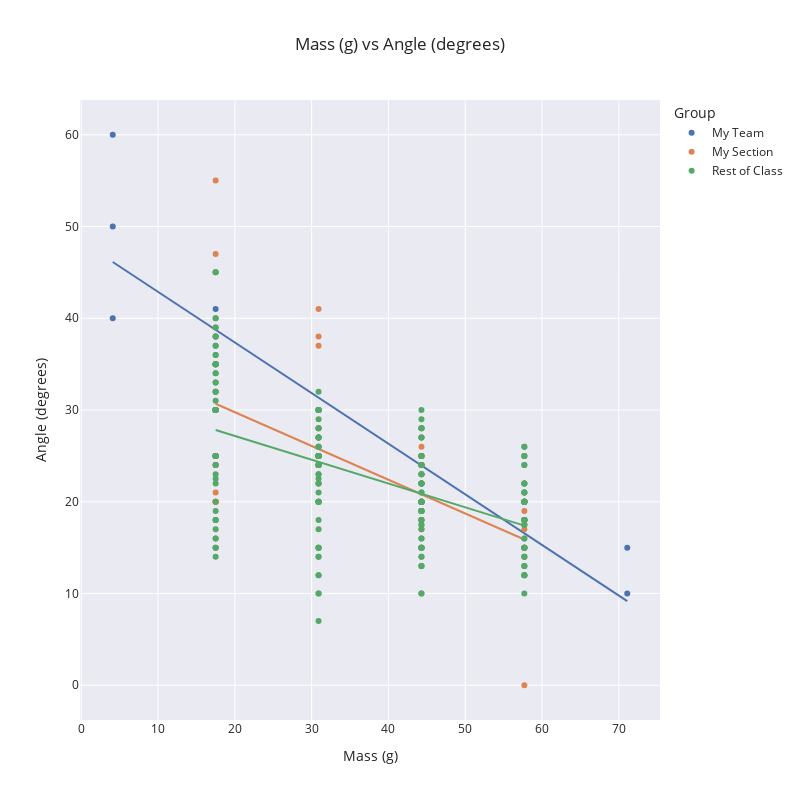
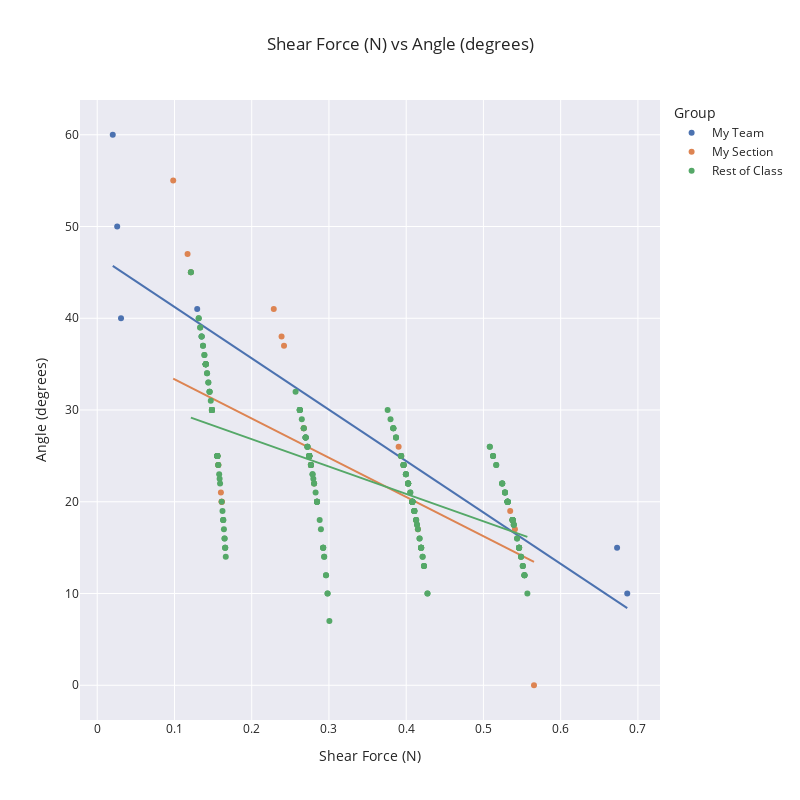

Notebook source saved alongside these figures, in order:
### Markdown cell above
## Visualizae the Data

### Code cell


### Figure 1 — Plotly figure (JSON) as saved in the notebook; plotly's stock layout.template omitted (floating-point values rounded to 4 significant figures; data arrays with more than 128 entries replaced by an {"elided": "..."} marker saying what was removed)
{"data": [{"hovertemplate": "Group=My Team<br>Mass (g)=%{x}<br>Angle (degrees)=%{y}<extra></extra>", "legendgroup": "My Team", "marker": {"color": "rgb(76,114,176)", "symbol": "circle"}, "mode": "markers", "name": "My Team", "orientation": "v", "showlegend": true, "type": "scatter", "x": [4.1, 4.1, 4.1, 17.5, 17.5, 17.5, 30.9, 30.9, 30.9, 44.3, 71.1, 71.1], "xaxis": "x", "y": [40, 50, 60, 35, 38, 41, 25, 25, 27, 25, 15, 10], "yaxis": "y"}, {"hovertemplate": "<b>OLS trendline</b><br>Angle (degrees) = -0.551574 * Mass (g) + 48.3951<br>R<sup>2</sup>=0.821446<br><br>Group=My Team<br>Mass (g)=%{x}<br>Angle (degrees)=%{y} <b>(trend)</b><extra></extra>", "legendgroup": "My Team", "marker": {"color": "rgb(76,114,176)", "symbol": "circle"}, "mode": "lines", "name": "My Team", "showlegend": false, "type": "scatter", "x": [4.1, 4.1, 4.1, 17.5, 17.5, 17.5, 30.9, 30.9, 30.9, 44.3, 71.1, 71.1], "xaxis": "x", "y": [46.13, 46.13, 46.13, 38.74, 38.74, 38.74, 31.35, 31.35, 31.35, 23.96, 9.178, 9.178], "yaxis": "y"}, {"hovertemplate": "Group=My Section<br>Mass (g)=%{x}<br>Angle (degrees)=%{y}<extra></extra>", "legendgroup": "My Section", "marker": {"color": "rgb(221,132,82)", "symbol": "circle"}, "mode": "markers", "name": "My Section", "orientation": "v", "showlegend": true, "type": "scatter", "x": [17.5, 17.5, 17.5, 30.9, 30.9, 30.9, 44.3, 44.3, 44.3, 17.5, 17.5, 17.5, 30.9, 30.9, 30.9, 44.3, 44.3, 57.7, 57.7, 57.7, 17.5, 17.5, 17.5, 30.9, 30.9, 30.9, 44.3, 44.3, 44.3, 57.7, 57.7, 57.7, 17.5, 17.5, 17.5, 30.9, 44.3, 57.7, 17.5, 17.5, 17.5, 30.9, 30.9, 30.9, 44.3, 44.3, 44.3], "xaxis": "x", "y": [20, 30, 30, 28, 25, 25, 20, 20, 25, 30, 25, 24, 22, 28, 26, 20, 22, 18, 17, 18, 24, 20, 20, 25, 24, 24, 15, 19, 17, 19, 15, 14, 25, 25, 21, 20, 18, 0, 47, 55, 45, 37, 41, 38, 24, 25, 26], "yaxis": "y"}, {"hovertemplate": "<b>OLS trendline</b><br>Angle (degrees) = -0.368046 * Mass (g) + 37.1226<br>R<sup>2</sup>=0.323039<br><br>Group=My Section<br>Mass (g)=%{x}<br>Angle (degrees)=%{y} <b>(trend)</b><extra></extra>", "legendgroup": "My Section", "marker": {"color": "rgb(221,132,82)", "symbol": "circle"}, "mode": "lines", "name": "My Section", "showlegend": false, "type": "scatter", "x": [17.5, 17.5, 17.5, 17.5, 17.5, 17.5, 17.5, 17.5, 17.5, 17.5, 17.5, 17.5, 17.5, 17.5, 17.5, 30.9, 30.9, 30.9, 30.9, 30.9, 30.9, 30.9, 30.9, 30.9, 30.9, 30.9, 30.9, 30.9, 44.3, 44.3, 44.3, 44.3, 44.3, 44.3, 44.3, 44.3, 44.3, 44.3, 44.3, 44.3, 57.7, 57.7, 57.7, 57.7, 57.7, 57.7, 57.7], "xaxis": "x", "y": [30.68, 30.68, 30.68, 30.68, 30.68, 30.68, 30.68, 30.68, 30.68, 30.68, 30.68, 30.68, 30.68, 30.68, 30.68, 25.75, 25.75, 25.75, 25.75, 25.75, 25.75, 25.75, 25.75, 25.75, 25.75, 25.75, 25.75, 25.75, 20.82, 20.82, 20.82, 20.82, 20.82, 20.82, 20.82, 20.82, 20.82, 20.82, 20.82, 20.82, 15.89, 15.89, 15.89, 15.89, 15.89, 15.89, 15.89], "yaxis": "y"}, {"hovertemplate": "Group=Rest of Class<br>Mass (g)=%{x}<br>Angle (degrees)=%{y}<extra></extra>", "legendgroup": "Rest of Class", "marker": {"color": "rgb(85,168,104)", "symbol": "circle"}, "mode": "markers", "name": "Rest of Class", "orientation": "v", "showlegend": true, "type": "scatter", "x": {"elided": "249 float values"}, "xaxis": "x", "y": {"elided": "249 float values"}, "yaxis": "y"}, {"hovertemplate": "<b>OLS trendline</b><br>Angle (degrees) = -0.259002 * Mass (g) + 32.3451<br>R<sup>2</sup>=0.301396<br><br>Group=Rest of Class<br>Mass (g)=%{x}<br>Angle (degrees)=%{y} <b>(trend)</b><extra></extra>", "legendgroup": "Rest of Class", "marker": {"color": "rgb(85,168,104)", "symbol": "circle"}, "mode": "lines", "name": "Rest of Class", "showlegend": false, "type": "scatter", "x": {"elided": "249 float values"}, "xaxis": "x", "y": {"elided": "249 float values"}, "yaxis": "y"}], "layout": {"height": 800, "legend": {"title": {"text": "Group"}, "tracegroupgap": 0}, "title": {"text": "Mass (g) vs Angle (degrees)"}, "width": 800, "xaxis": {"anchor": "y", "domain": [0, 1], "title": {"text": "Mass (g)"}}, "yaxis": {"anchor": "x", "domain": [0, 1], "title": {"text": "Angle (degrees)"}}}}

### Figure 2 — Plotly figure (JSON) as saved in the notebook; plotly's stock layout.template omitted (floating-point values rounded to 4 significant figures; data arrays with more than 128 entries replaced by an {"elided": "..."} marker saying what was removed)
{"data": [{"hovertemplate": "Group=My Team<br>Shear Force (N)=%{x}<br>Angle (degrees)=%{y}<extra></extra>", "legendgroup": "My Team", "marker": {"color": "rgb(76,114,176)", "symbol": "circle"}, "mode": "markers", "name": "My Team", "orientation": "v", "showlegend": true, "type": "scatter", "x": [0.03078, 0.02583, 0.02009, 0.1405, 0.1351, 0.1294, 0.2744, 0.2744, 0.2698, 0.3935, 0.673, 0.6862], "xaxis": "x", "y": [40, 50, 60, 35, 38, 41, 25, 25, 27, 25, 15, 10], "yaxis": "y"}, {"hovertemplate": "<b>OLS trendline</b><br>Angle (degrees) = -55.9978 * Shear Force (N) + 46.8309<br>R<sup>2</sup>=0.815204<br><br>Group=My Team<br>Shear Force (N)=%{x}<br>Angle (degrees)=%{y} <b>(trend)</b><extra></extra>", "legendgroup": "My Team", "marker": {"color": "rgb(76,114,176)", "symbol": "circle"}, "mode": "lines", "name": "My Team", "showlegend": false, "type": "scatter", "x": [0.02009, 0.02583, 0.03078, 0.1294, 0.1351, 0.1405, 0.2698, 0.2744, 0.2744, 0.3935, 0.673, 0.6862], "xaxis": "x", "y": [45.71, 45.38, 45.11, 39.58, 39.26, 38.96, 31.72, 31.46, 31.46, 24.8, 9.142, 8.406], "yaxis": "y"}, {"hovertemplate": "Group=My Section<br>Shear Force (N)=%{x}<br>Angle (degrees)=%{y}<extra></extra>", "legendgroup": "My Section", "marker": {"color": "rgb(221,132,82)", "symbol": "circle"}, "mode": "markers", "name": "My Section", "orientation": "v", "showlegend": true, "type": "scatter", "x": [0.1612, 0.1485, 0.1485, 0.2674, 0.2744, 0.2744, 0.408, 0.408, 0.3935, 0.1485, 0.1554, 0.1567, 0.2808, 0.2674, 0.2722, 0.408, 0.4025, 0.5378, 0.5408, 0.5378, 0.1567, 0.1612, 0.1612, 0.2744, 0.2766, 0.2766, 0.4193, 0.4105, 0.4152, 0.5347, 0.5462, 0.5487, 0.1554, 0.1554, 0.1601, 0.2846, 0.4129, 0.5655, 0.117, 0.09837, 0.1213, 0.2418, 0.2285, 0.2386, 0.3966, 0.3935, 0.3902], "xaxis": "x", "y": [20, 30, 30, 28, 25, 25, 20, 20, 25, 30, 25, 24, 22, 28, 26, 20, 22, 18, 17, 18, 24, 20, 20, 25, 24, 24, 15, 19, 17, 19, 15, 14, 25, 25, 21, 20, 18, 0, 47, 55, 45, 37, 41, 38, 24, 25, 26], "yaxis": "y"}, {"hovertemplate": "<b>OLS trendline</b><br>Angle (degrees) = -42.756 * Shear Force (N) + 37.6341<br>R<sup>2</sup>=0.428703<br><br>Group=My Section<br>Shear Force (N)=%{x}<br>Angle (degrees)=%{y} <b>(trend)</b><extra></extra>", "legendgroup": "My Section", "marker": {"color": "rgb(221,132,82)", "symbol": "circle"}, "mode": "lines", "name": "My Section", "showlegend": false, "type": "scatter", "x": [0.09837, 0.117, 0.1213, 0.1485, 0.1485, 0.1485, 0.1554, 0.1554, 0.1554, 0.1567, 0.1567, 0.1601, 0.1612, 0.1612, 0.1612, 0.2285, 0.2386, 0.2418, 0.2674, 0.2674, 0.2722, 0.2744, 0.2744, 0.2744, 0.2766, 0.2766, 0.2808, 0.2846, 0.3902, 0.3935, 0.3935, 0.3966, 0.4025, 0.408, 0.408, 0.408, 0.4105, 0.4129, 0.4152, 0.4193, 0.5347, 0.5378, 0.5378, 0.5408, 0.5462, 0.5487, 0.5655], "xaxis": "x", "y": [33.43, 32.63, 32.45, 31.28, 31.28, 31.28, 30.99, 30.99, 30.99, 30.94, 30.94, 30.79, 30.74, 30.74, 30.74, 27.86, 27.43, 27.29, 26.2, 26.2, 26.0, 25.9, 25.9, 25.9, 25.81, 25.81, 25.63, 25.47, 20.95, 20.81, 20.81, 20.68, 20.42, 20.19, 20.19, 20.19, 20.08, 19.98, 19.88, 19.7, 14.77, 14.64, 14.64, 14.51, 14.28, 14.18, 13.46], "yaxis": "y"}, {"hovertemplate": "Group=Rest of Class<br>Shear Force (N)=%{x}<br>Angle (degrees)=%{y}<extra></extra>", "legendgroup": "Rest of Class", "marker": {"color": "rgb(85,168,104)", "symbol": "circle"}, "mode": "markers", "name": "Rest of Class", "orientation": "v", "showlegend": true, "type": "scatter", "x": {"elided": "249 float values"}, "xaxis": "x", "y": {"elided": "249 float values"}, "yaxis": "y"}, {"hovertemplate": "<b>OLS trendline</b><br>Angle (degrees) = -29.8368 * Shear Force (N) + 32.7918<br>R<sup>2</sup>=0.371501<br><br>Group=Rest of Class<br>Shear Force (N)=%{x}<br>Angle (degrees)=%{y} <b>(trend)</b><extra></extra>", "legendgroup": "Rest of Class", "marker": {"color": "rgb(85,168,104)", "symbol": "circle"}, "mode": "lines", "name": "Rest of Class", "showlegend": false, "type": "scatter", "x": {"elided": "249 float values"}, "xaxis": "x", "y": {"elided": "249 float values"}, "yaxis": "y"}], "layout": {"height": 800, "legend": {"title": {"text": "Group"}, "tracegroupgap": 0}, "title": {"text": "Shear Force (N) vs Angle (degrees)"}, "width": 800, "xaxis": {"anchor": "y", "domain": [0, 1], "title": {"text": "Shear Force (N)"}}, "yaxis": {"anchor": "x", "domain": [0, 1], "title": {"text": "Angle (degrees)"}}}}
